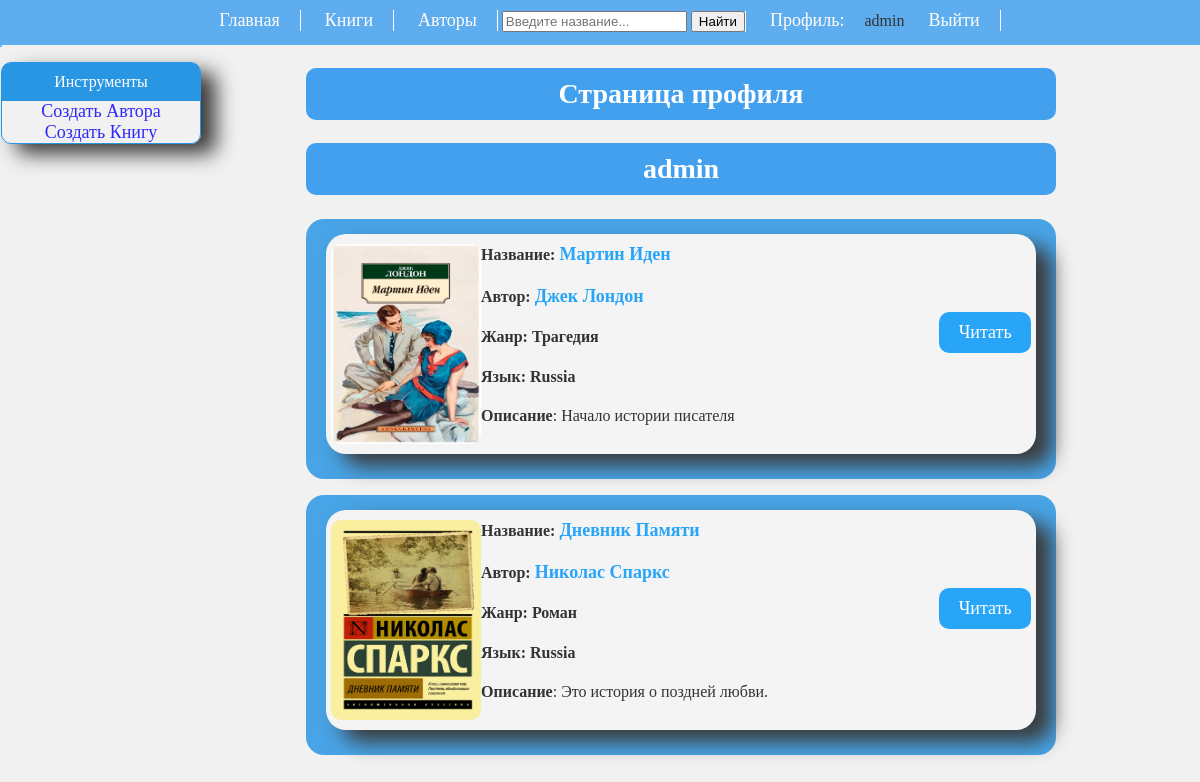
/profile/ (signed in), run on the app's committed database.
### catalog/models.py (models this page shows, shortened)
class Profile(models.Model):
    user = models.ForeignKey(User, null=True, on_delete=models.CASCADE)
    book = models.ForeignKey(Book, blank=True,on_delete=models.CASCADE, verbose_name='книга')

class Book(models.Model):
    title = models.CharField(max_length=200, verbose_name='Название')
    author = models.ForeignKey('Author', on_delete=models.CASCADE, null=True, verbose_name='Автор')
    summary = models.TextField(max_length=100, verbose_name='Описание')
    image = models.ImageField(upload_to='images/',verbose_name='Фото',null=True)
    pdf_file_book = models.FileField(upload_to='pdf/',verbose_name='Файл',null=True)
    genre = models.ManyToManyField('Genre', verbose_name='Жанр',related_name='genres_set')
    language = models.ForeignKey('Language', on_delete=models.SET_NULL, null=True, verbose_name='Язык')
    class Meta:
        ordering = ['title', 'author']
    def display_genre(self):
        return ', '.join([genre.name for genre in self.genre.all()])
    display_genre.short_description = 'Genre'
    def get_absolute_url(self):
        return reverse('book_detail', args=[str(self.id)])

class Author(models.Model):
    first_name = models.CharField(max_length=100)
    last_name = models.CharField(max_length=100)
    date_of_birth = models.DateField(null=True, blank=True)
    date_of_death = models.DateField('died', null=True, blank=True)
    class Meta:
        ordering = ['last_name', 'first_name']
    def __str__(self):
        return f'{self.first_name} {self.last_name}'
    def get_absolute_url(self):
        return reverse('author_detail', args=[str(self.id)])

class Genre(models.Model):
    LIST_GENRE =(
        ('n','Роман'),
        ('s','История'),
        ('d','Драмма'),
        ('c','Коммедия'),
        ('t','Трагедия'),
        ('p','Поэма'),
        ('f','Фантастика'),
        ('a','Художественная литература'),
        ('l','Лирика'),
        ('w','Обучающие'),
        ('k','Детектив')
    )
    name = models.CharField(
        max_length=2,
        help_text="Enter a book genre",
        choices=LIST_GENRE,
        unique=True,
        default='b')
    class Meta:
        ordering = ['-name']

class Language(models.Model):
    Language = (
        ('en','English'),
        ('ru','Russia'),
        ('ch','China'),
        ('fr','French'),
        ('po','Portugal'),
        ('ge','Germany'),
        ('sp','Spain')
    )
    name = models.CharField(
        max_length=50,
        choices=Language,
        unique=True,
        default='en')
    class Meta:
        ordering = ['name']

### catalog/views.py (the view)
# urls.py: path('profile/', views.ProfileUser, name='profile'),
def ProfileUser(request):
    book = Profile.objects.filter(user_id=request.user.id)
    context = {
        'book':book,
    }
    return render(request, 'catalog/profile.html',context=context)

### catalog/templates/catalog/profile.html (shortened to what this page needs)
{% extends 'catalog/pattern.html' %}
{% block content %}
<div class="list-info">
    <h2>Страница профиля</h2>
    <h2>{{user}}</h2>
    {% if book %}
        {% for book in book %}
        {% if user.id == book.user_id %}
        <ul class="ul-list-book">
            <li>
               <div class="book-card">
            <div class="book-img">
                <a href="{{ book.book.get_absolute_url }}"><img src="{{ book.book.image.url }}" alt=""></a>
            </div>
            <div class="book-info">
                <strong>Название:
                    <a href="{{ book.book.get_absolute_url }}">
                        {{ book.book.title }}
                    </a>
                </strong>
                <h4>Автор:
                    <a href="{{ book.book.author.get_absolute_url }}">
                        {{book.book.author}}
                    </a>
                </h4>
                <h4>Жанр: {% for genre in book.book.genre.all %} {{ genre.get_name_display }}{% if not forloop.last %}, {% endif %}{% endfor %}</h4>
                <h4>
                    Язык: {{ book.book.language.get_name_display }}
                </h4>
                <p>
                    <strong>Описание</strong>: {{ book.book.summary }}
                </p>
            </div>
            <div class="book-read">
                <a href="{{ book.book.get_absolute_url }}">Читать</a>
            </div>
        </div>
            </li>
        </ul>
        {% endif %}
        {% endfor %}
    {% else %}
        <h1 class="masage">Тут нет ни одной книги, выбирите книгу и добавьте к себе на полку</h1>
    {% endif %}
</div>
{% endblock %}

### catalog/templates/catalog/pattern.html (shortened to what this page needs)
<!DOCTYPE html>
<html lang="en">
<head>
    {% load static %}
    <link rel="stylesheet" href="{% static 'catalog/css/styles.css' %}">
</head>
<body>
    {% block navbar %}
    <div class="navbar">
        <ul class="ul_navbar">
            <li><a href="{% url 'index' %}">Главная</a></li>
            <li><a href="{% url 'book' %}">Книги</a></li>
            <li><a href="{% url 'author' %}">Авторы</a></li>
            <li>
                <form action="{% url 'search' %}" method="get">
                    <input type="search" placeholder="Введите название..." name="q" id="">
                    <button type="submit">Найти</button>
                </form>
            </li>
        {% if user.is_authenticated %}
            <span><a href="{% url 'profile' %}">Профиль:</a>{{ user.get_username }}</span>
            <li><a href="{% url 'logout'%}?next={{request.path}}">Выйти</a></li>
       {% else %}
            <li><a href="{% url 'login'%}?next={{request.path}}">Войти</a></li>
            <li><a href="{% url 'register' %}">Регистрация</a></li>
       {% endif %}
        </ul>
    </div>
    <div class="main">
        <div class="sidebar-nav">
            {% block sidebar %}
            {% if user.is_staff %}
            <div class="sidebar">
                <ul class="sidebar-nav">
                    <div class="sidebar-li">
                        <li class="sidebar-title">Инструменты</li>
                        <li><a href="{% url 'author_create' %}">Создать Автора</a></li>
                        <li><a href="{% url 'book_create' %}">Создать Книгу</a></li>
                    </div>
                </ul>
                {% endif %}
                {% endblock %}
            </div>
        </div>
        {% endblock %}
        {% block content %}{% endblock %}
    </div>
</body>
</html>

### catalog/static/catalog/css/styles.css (style rules this page uses)
body { margin: 0; padding: 0; color: #333; background: #f1f1f1; }
.navbar { display: flex; justify-content: center; background-color: rgba(66, 160, 238, 0.838); width: 100%; height: 45px; position: -webkit-sticky; position: sticky; top: 0; z-index: 99; }
.navbar ul { margin-top: 0; padding-top: 10px; }
.ul_navbar li { display: inline-block; list-style: None; border-right: 1px solid rgb(255, 255, 255); padding: 0; min-width: 4rem; text-align: center; }
.navbar a { color: rgb(255, 252, 252); list-style: none; padding: 0 20px; }
a { text-decoration: none; font-size: 18px; color: #3029f7; }
img { width: 120px; }
ul { padding: 0; }
li { list-style: None; }
.sidebar { float: left; position: relative; margin-top: 0; border: 1px solid #2996e4; border-radius: 10px 10px 0 0; }
.sidebar-nav { position: absolute; width: 200px; }
.sidebar-li { border: 1px solid #2996e4; border-radius: 10px 10px 10px 10px; text-align: center; margin-bottom: 10px; box-shadow: 15px 10px 20px rgb(59, 59, 59); }
.sidebar-title { color: #ffffff; background: #2996e4; padding: 10px 15px; border-radius: 8px 8px 0 0; }
.list-info { display: inline-block; width: 750px; margin-left: 25.5%; }
.list-info h2 { font-size: 28px; text-align: center; background: rgb(66, 160, 238); border-radius: 10px; padding: 10px 0 ; color: #ffffff; }
.ul-list-book { padding: 0; background: #2996e4d7; padding: 15px 20px 5px 20px; border-radius: 18px; }
.ul-list-book li { margin-bottom: 20px; background: #f4f4f4; border-radius: 20px; padding: 10px 5px; box-shadow: 16px 12px 20px rgb(59, 59, 59); }
.book-card { display:flex; height: 200px; }
.book-info { position: relative; width: 500px; }
.book-info a { color: #29a5f7; }
.book-img { position: relative; }
.book-img img { width: 150px; height: 200px; border-radius: 10px; }
.book-read { position: relative; width: 100px; text-align: center; }
.book-read a { display: block; margin-top: 75%; background: #29a5f7; color: #ffffff; padding: 10px 15px; border-radius: 10px; }
@media (max-width:1300px) { .list-info { margin-left: 22%; } }
@media (max-width:1600px) { .list-info { margin-left: 25.5%; } }

### data on the page
Profile: book.image (picture), book "Мартин Иден", book.author "Джек Лондон", book.language.name "Russia", book.summary "Начало истории писателя"
Genre: name "Трагедия"
Profile: book.image (picture), book "Дневник Памяти", book.author "Николас Спаркс", book.language.name "Russia", book.summary "Это история о поздней любви."
Genre: name "Роман"

### other printed values
{{ user.get_username }} "admin"
{{ user }} "admin"
